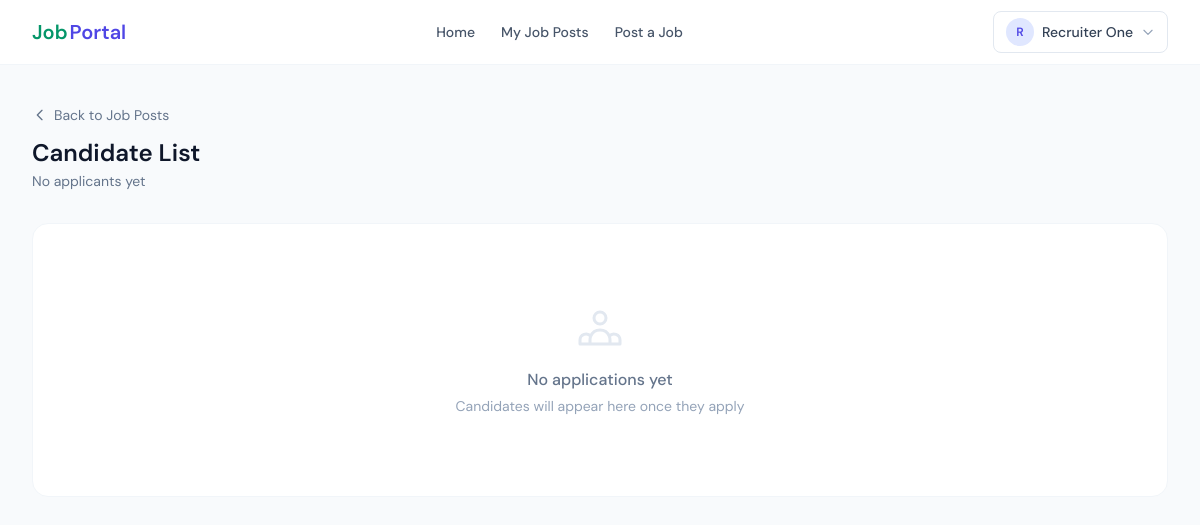
Before: /candidate-list/2/ (signed in) with the older database file.
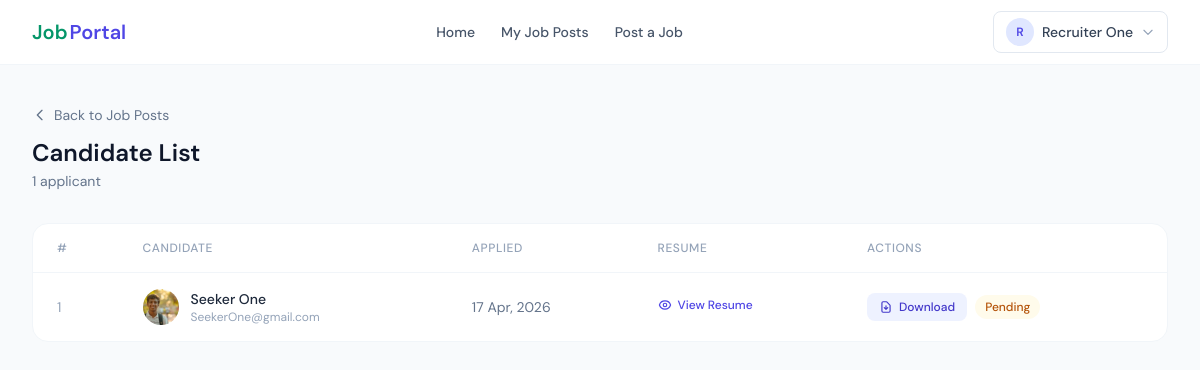
After: the same page with the newer database file.
### Job_Portal_App/models.py (models this page shows, shortened)
class ApplyJobModel(models.Model):
    applied_by = models.ForeignKey(
        JobSeekerProfileModel,
        on_delete=models.CASCADE,
        related_name="my_applications",
        null=True,
    )
    applied_job = models.ForeignKey(
        JobPostModel,
        on_delete=models.CASCADE,
        related_name="applicants",
        null=True,
    )
    resume = models.FileField(upload_to="resumes/", null=True)
    applied_at = models.DateTimeField(auto_now_add=True, null=True)

class JobSeekerProfileModel(models.Model):
    seeker = models.OneToOneField(
        UserInfoModel,
        on_delete=models.CASCADE,
        related_name="seeker_profile",
        null=True,
    )
    profile_picture = models.ImageField(
        upload_to="seeker_photos/",
        null=True,
    )
    address = models.TextField(
        null=True,
    )
    phone = models.CharField(
        max_length=20,
        null=True,
    )

class UserInfoModel(AbstractUser):
    USER_TYPES = [
        ("Seeker", "Seeker"),
        ("Recruiter", "Recruiter"),
    ]
    display_name = models.CharField(
        max_length=255,
        null=True,
    )
    user_types = models.CharField(
        choices=USER_TYPES,
        max_length=25,
        null=True,
    )

### Job_Portal_App/views.py (the view)
# urls.py: path("candidate-list/<str:j_id>/", candidate_list, name="candidate_list"),
@login_required
def candidate_list(request, j_id):
    job_data = get_object_or_404(JobPostModel, id=j_id)
    candidate_data = ApplyJobModel.objects.filter(applied_job=job_data)
    context = {
        "candidate_data": candidate_data,
        "title": "candidate list",
    }
    return render(request, "candidate_list.html", context)

### Job_Portal_App/templates/candidate_list.html (shortened to what the changed rows need)
{% extends 'master/base.html' %}
{% block blockname %}
<div class="max-w-7xl mx-auto px-4 sm:px-6 lg:px-8 py-10">
  <div class="flex items-center justify-between mb-8">
    <div>
      <a href="{% url 'job_list' %}" class="inline-flex items-center gap-1.5 text-sm text-slate-500 hover:text-slate-700 mb-3 transition-colors">
        <svg class="w-4 h-4" fill="none" stroke="currentColor" viewBox="0 0 24 24"><path stroke-linecap="round" stroke-linejoin="round" stroke-width="2" d="M15 19l-7-7 7-7"/></svg>
        Back to Job Posts
      </a>
      <h1 class="text-2xl font-semibold text-slate-900">Candidate List</h1>
      <p class="text-sm text-slate-500 mt-0.5">
        {% if candidate_data %}{{ candidate_data|length }} applicant{{ candidate_data|length|pluralize }}{% else %}No applicants yet{% endif %}
      </p>
    </div>
  </div>
  {% if candidate_data %}
    <div class="bg-white rounded-2xl border border-slate-100 overflow-hidden">
      <table class="w-full">
        <thead>
          <tr class="border-b border-slate-100">
            <th class="text-left text-xs font-medium text-slate-400 uppercase tracking-wider px-6 py-4">#</th>
            <th class="text-left text-xs font-medium text-slate-400 uppercase tracking-wider px-6 py-4">Candidate</th>
            <th class="text-left text-xs font-medium text-slate-400 uppercase tracking-wider px-6 py-4">Applied</th>
            <th class="text-left text-xs font-medium text-slate-400 uppercase tracking-wider px-6 py-4">Resume</th>
            <th class="text-left text-xs font-medium text-slate-400 uppercase tracking-wider px-6 py-4">Actions</th>
          </tr>
        </thead>
        <tbody class="divide-y divide-slate-50">
          {% for data in candidate_data %}
            <tr class="hover:bg-slate-50 transition-colors">
              <td class="px-6 py-4 text-sm text-slate-400">{{ forloop.counter }}</td>
              <td class="px-6 py-4">
                <div class="flex items-center gap-3">
                  <div class="w-9 h-9 rounded-full overflow-hidden bg-indigo-100 shrink-0 flex items-center justify-center">
                    {% if data.applied_by.profile_picture %}
                      <img src="{{ data.applied_by.profile_picture.url }}" alt="" class="w-full h-full object-cover" />
                    {% else %}
                      <span class="text-indigo-600 text-sm font-semibold">{{ data.applied_by.seeker.display_name|slice:":1"|upper }}</span>
                    {% endif %}
                  </div>
                  <div>
                    <p class="text-sm font-medium text-slate-800">{{ data.applied_by.seeker.display_name|default:data.applied_by.seeker.username }}</p>
                    <p class="text-xs text-slate-400">{{ data.applied_by.seeker.email }}</p>
                  </div>
                </div>
              </td>
              <td class="px-6 py-4 text-sm text-slate-500">{{ data.applied_at|date:"d M, Y" }}</td>
              <td class="px-6 py-4">
                {% if data.resume %}
                  <a href="{{ data.resume.url }}" target="_blank" class="inline-flex items-center gap-1.5 text-xs font-medium text-indigo-600 hover:text-indigo-700 transition-colors">
                    View Resume
                  </a>
                {% else %}
                  <span class="text-xs text-slate-400">Not uploaded</span>
                {% endif %}
              </td>
              <td class="px-6 py-4">
                <div class="flex items-center gap-2">
                  {% if data.resume %}
                    <a href="{{ data.resume.url }}" download class="inline-flex items-center gap-1.5 px-3 py-1.5 bg-indigo-50 hover:bg-indigo-100 text-indigo-700 text-xs font-medium rounded-lg transition-colors">
                      <svg class="w-3.5 h-3.5" fill="none" stroke="currentColor" viewBox="0 0 24 24"><path stroke-linecap="round" stroke-linejoin="round" stroke-width="2" d="M12 10v6m0 0l-3-3m3 3l3-3m2 8H7a2 2 0 01-2-2V5a2 2 0 012-2h5.586a1 1 0 01.707.293l5.414 5.414a1 1 0 01.293.707V19a2 2 0 01-2 2z"/></svg>
                      Download
                    </a>
                  {% endif %}
                  <span class="inline-flex items-center px-2.5 py-1 rounded-full text-xs font-medium bg-amber-50 text-amber-700">Pending</span>
                </div>
              </td>
            </tr>
          {% endfor %}
        </tbody>
      </table>
    </div>
  {% else %}
    <div class="bg-white rounded-2xl border border-slate-100 text-center py-20">
      <p class="text-slate-500 font-medium">No applications yet</p>
      <p class="text-sm text-slate-400 mt-1">Candidates will appear here once they apply</p>
    </div>
  {% endif %}
</div>
{% endblock %}

Changed rows visible on the page:
added ApplyJobModel: applied_by.profile_picture (picture), applied_by.seeker.display_name "Seeker One", applied_by.seeker.email "SeekerOne@gmail.com", applied_at "17 Apr, 2026"
Other visible differences:
{{ candidate_data|length }}: (not shown) → "1"
text no longer shown: "No applicants yet No applications yet Candidates will appear here once they apply"
text now shown: "applicant # CANDIDATE APPLIED RESUME ACTIONS"
